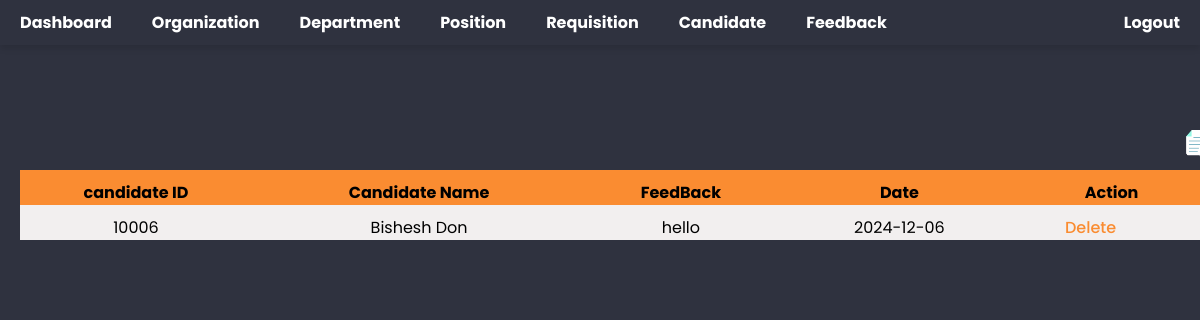
/HRadministrator/feedback (signed in), run on the app's committed database.
### candidate/models.py (models this page shows)
class Feedback(models.Model):
    canid = models.IntegerField()
    cname = models.CharField(max_length=100)
    feedback = models.CharField(max_length=1000)
    feedbackdt = models.CharField(max_length=50)
    class Meta:
        db_table="feedback"

### HRadministrator/views.py (the view)
# urls.py: path('feedback', views.feedback, name='feedback'),
@login_required(login_url="/")
def feedback(request):
    fback = Feedback.objects.all()
    return render(request, 'RequiSetup/feedback.html', {'feedback':fback})

### HRadministrator/templates/RequiSetup/feedback.html (shortened to what this page needs)
{% extends "base.html" %}
{% block content %}
<a href="/HRadministrator/create-requisition" class="add"><img src="/media/icons/create.png" alt=""></a>
<table id="view_page" style="--cir:#fa8c31;">
    <tr class="table-dark">
        <th>candidate ID</th>
        <th>Candidate Name</th>
        <th>FeedBack</th>
		<th>Date</th>
        <th>Action</th>
    </tr>
    {% for requi in feedback %}
    <tr>
        <td>{{requi.canid}}</td>
        <td>{{requi.cname}}</td>
        <td>{{requi.feedback}}</td>
		<td>{{requi.feedbackdt}}</td>
        <td>
            <a href="/HRadministrator/deleteFeedback?fid={{requi.id}}" class="btn" style="margin-right: 2em;">Delete</a>
        </td>
    </tr>
    {% endfor %}
{% endblock content %}

### static/css/style.css (style rules this page uses)
* { margin: 0; padding: 0; box-sizing: border-box; font-family: 'Poppins', sans-serif; }
:root { --bg: #2f323f; }
body { position: relative; z-index: 1; min-height: 100vh; background: var(--bg); }
#view_page { position: absolute; width: 100%; border-collapse: collapse; margin-top: 5em; }
#view_page td, #view_page th { padding: 10px 30px 0 10px; }
#view_page tr:nth-child(even) { background-color: #f2efef; text-align: center; }
#view_page tr:nth-child(odd) { background-color: #d2cdcd; text-align: center; }
#view_page tr th { background-color: var(--cir); }
#view_page tr td a { text-decoration: none; color: var(--cir); margin-left: -10px; }
.add { position: absolute; border: none; background: transparent; cursor: pointer; margin-top: 2.4em; margin-left: 97%; }
.add img { height: 35px; width: 30px; }
header li, a, button { font-weight: 500; font-size: 16px; color: #edf0f1; text-decoration: none; list-style: none; }

### data on the page
Feedback: canid "10006", cname "Bishesh Don", feedback "hello", feedbackdt "2024-12-06"
